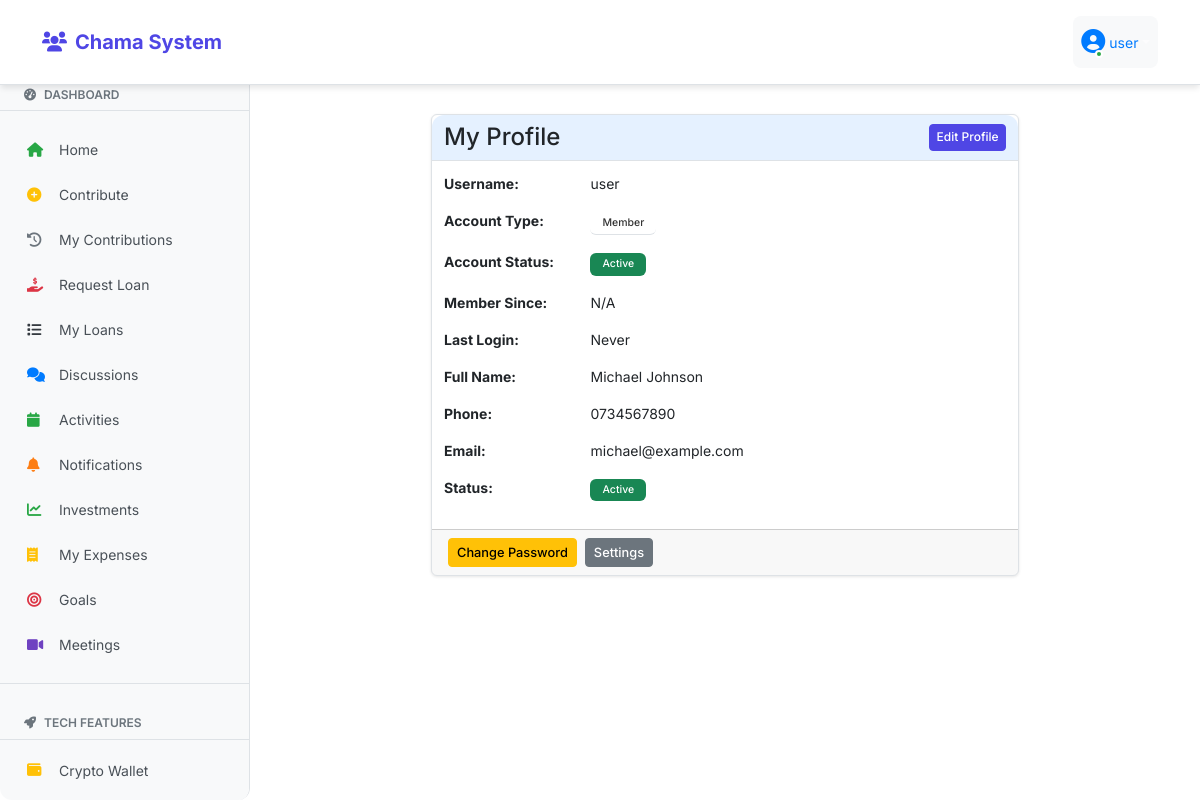
Screenshot of /account/profile (signed in) with the database file from the repository.
### fixed_app.py (models this page shows, shortened)
class User(db.Model, UserMixin):
    id = db.Column(db.Integer, primary_key=True)
    username = db.Column(db.String(80), unique=True, nullable=False)
    password = db.Column(db.String(200), nullable=False)
    is_admin = db.Column(db.Boolean, default=False)
    last_seen = db.Column(db.DateTime, default=datetime.utcnow)
    is_online = db.Column(db.Boolean, default=False)
    members = db.relationship('Member', backref='user', lazy=True)

class Member(db.Model):
    id = db.Column(db.Integer, primary_key=True)
    name = db.Column(db.String(100), nullable=False)
    phone = db.Column(db.String(20), nullable=False, unique=True)
    email = db.Column(db.String(100))
    join_date = db.Column(db.DateTime, default=datetime.utcnow)
    status = db.Column(db.String(20), default='Active')
    user_id = db.Column(db.Integer, db.ForeignKey('user.id'))

### fixed_app.py (the view)
@app.route('/account/profile')
@login_required
def account_profile():
    member = Member.query.filter_by(user_id=current_user.id).first()
    return render_template('account/profile.html', user=current_user, member=member)

### fixed_app.py (called while the page is built)
@login_manager.user_loader
def load_user(user_id):
    return db.session.get(User, int(user_id))

@app.context_processor
def inject_counts():
    if current_user.is_authenticated:
        unread_count = Notification.query.filter_by(user_id=current_user.id, is_read=False).count()
        discussion_count = Discussion.query.count()
        return dict(unread_notifications_count=unread_count, discussion_count=discussion_count)
    return dict(unread_notifications_count=0, discussion_count=0)

### templates/account/profile.html (shortened to what this page needs)
{% extends "base.html" %}
{% block content %}
<div class="container mt-4">
    <div class="row">
        <div class="col-md-8 mx-auto">
            <div class="card">
                <div class="card-header d-flex justify-content-between align-items-center">
                    <h4 class="mb-0">My Profile</h4>
                    <a href="{{ url_for('account_settings') }}" class="btn btn-primary btn-sm">Edit Profile</a>
                </div>
                <div class="card-body">
                    <div class="row mb-3">
                        <div class="col-sm-3"><strong>Username:</strong></div>
                        <div class="col-sm-9">{{ user.username }}</div>
                    </div>
                    <div class="row mb-3">
                        <div class="col-sm-3"><strong>Account Type:</strong></div>
                        <div class="col-sm-9">
                            {% if user.is_admin %}
                                <span class="badge bg-danger">Administrator</span>
                            {% else %}
                                <span class="badge bg-primary">Member</span>
                            {% endif %}
                        </div>
                    </div>
                    <div class="row mb-3">
                        <div class="col-sm-3"><strong>Account Status:</strong></div>
                        <div class="col-sm-9">
                            {% if user.is_active %}
                                <span class="badge bg-success">Active</span>
                            {% else %}
                                <span class="badge bg-secondary">Inactive</span>
                            {% endif %}
                        </div>
                    </div>
                    <div class="row mb-3">
                        <div class="col-sm-3"><strong>Member Since:</strong></div>
                        <div class="col-sm-9">{{ user.created_at.strftime('%B %d, %Y') if user.created_at else 'N/A' }}</div>
                    </div>
                    <div class="row mb-3">
                        <div class="col-sm-3"><strong>Last Login:</strong></div>
                        <div class="col-sm-9">{{ user.last_login.strftime('%B %d, %Y at %I:%M %p') if user.last_login else 'Never' }}</div>
                    </div>
                    {% if member %}
                    <div class="row mb-3">
                        <div class="col-sm-3"><strong>Full Name:</strong></div>
                        <div class="col-sm-9">{{ member.name }}</div>
                    </div>
                    <div class="row mb-3">
                        <div class="col-sm-3"><strong>Phone:</strong></div>
                        <div class="col-sm-9">{{ member.phone }}</div>
                    </div>
                    <div class="row mb-3">
                        <div class="col-sm-3"><strong>Email:</strong></div>
                        <div class="col-sm-9">{{ member.email or 'Not provided' }}</div>
                    </div>
                    <div class="row mb-3">
                        <div class="col-sm-3"><strong>Status:</strong></div>
                        <div class="col-sm-9">
                            <span class="badge bg-success">{{ member.status }}</span>
                        </div>
                    </div>
                    {% endif %}
                </div>
                <div class="card-footer">
                    <div class="d-flex gap-2">
                        <a href="{{ url_for('change_password') }}" class="btn btn-warning">Change Password</a>
                        <a href="{{ url_for('account_settings') }}" class="btn btn-secondary">Settings</a>
                    </div>
                </div>
            </div>
        </div>
    </div>
</div>
{% endblock %}

### templates/navbar.html (shortened to what this page needs)
<nav class="navbar navbar-expand-lg navbar-dark bg-primary">
    <div class="container">
        <a class="navbar-brand" href="{{ url_for('index') }}">
            <i class="fas fa-users me-2"></i>Chama System
        </a>
        <div class="collapse navbar-collapse" id="navbarNav">
            {% if current_user.is_authenticated %}
            <ul class="navbar-nav me-auto">
                <li class="nav-item">
                    <a class="nav-link {% if request.path == url_for('index') %}active{% endif %}" href="{{ url_for('index') }}">
                        <i class="fas fa-home me-1"></i>Home
                    </a>
                </li>
                <li class="nav-item">
                    <a class="nav-link {% if request.path == url_for('contributions') %}active{% endif %}" href="{{ url_for('contributions') }}">
                        <i class="fas fa-money-bill-wave me-1"></i>Contributions
                    </a>
                </li>
                <li class="nav-item">
                    <a class="nav-link {% if request.path == url_for('discussions') %}active{% endif %}" href="{{ url_for('discussions') }}">
                        <i class="fas fa-comments me-1"></i>Discussions
                    </a>
                </li>
                <li class="nav-item dropdown">
                    <a class="nav-link dropdown-toggle" href="#" id="menuDropdown" role="button" data-bs-toggle="dropdown">
                        <i class="fas fa-bars me-1"></i>Menu
                    </a>
                </li>
            </ul>
            <ul class="navbar-nav">
                <li class="nav-item dropdown">
                    <a class="nav-link dropdown-toggle user-dropdown" href="#" id="navbarDropdown" role="button"
                       data-bs-toggle="dropdown" aria-expanded="false">
                        <div class="user-avatar">
                            <i class="fas fa-user-circle"></i>
                            <span class="online-dot"></span>
                        </div>
                        <span class="ms-1" style="color: #007bff;">{{ current_user.username }}</span>
                    </a>
                </li>
            </ul>
            {% endif %}
        </div>
    </div>
</nav>

### static/modern-ui.css (style rules this page uses)
:root { --primary: #4f46e5; --secondary: #6b7280; --success: #10b981; --warning: #f59e0b; --danger: #ef4444; --info: #3b82f6; --light: #f8fafc; --dark: #1f2937; --border-radius: 12px; --shadow: 0 4px 6px -1px rgba(0, 0, 0, 0.1); --shadow-lg: 0 10px 15px -3px rgba(0, 0, 0, 0.1); }
body { font-family: 'Inter', -apple-system, BlinkMacSystemFont, sans-serif; background: white; min-height: 100vh; }
.card { border: none; border-radius: var(--border-radius); box-shadow: var(--shadow); transition: all 0.3s ease; }
.card-header { background: white; border-bottom: 1px solid #e5e7eb; border-radius: var(--border-radius) var(--border-radius) 0 0 !important; padding: 1.25rem; }
.card-body { padding: 1.5rem; }
.btn { border-radius: 8px; font-weight: 500; padding: 0.5rem 1rem; transition: all 0.2s ease; }
.btn-primary { background: var(--primary); border-color: var(--primary); }
.navbar { background: white !important; box-shadow: var(--shadow); padding: 1rem 0; }
.navbar-brand { font-weight: 700; color: var(--primary) !important; }
.badge { border-radius: 6px; font-weight: 500; padding: 0.375rem 0.75rem; }

### templates/base.html (style rules this page uses)
body { background-color: white; font-size: 14px; }
.navbar { position: fixed; top: 0; left: 0; right: 0; z-index: 1030; margin-bottom: 0; background-color: white !important; border-bottom: 1px solid #dee2e6; }
.card-header.bg-primary, .bg-primary { background-color: white !important; color: #333 !important; border-bottom: 1px solid #dee2e6; }
.user-dropdown { background-color: #f8f9fa !important; border-radius: 8px; padding: 0.5rem 1rem; }
body { padding-top: 70px; }
.btn { padding: 0.25rem 0.5rem; font-size: 0.8rem; min-height: auto; border-radius: 0.25rem; }
.btn-sm { padding: 0.2rem 0.4rem; font-size: 0.75rem; }
.card { border-radius: 0.375rem !important; border: 1px solid #dee2e6; margin-bottom: 0.75rem; box-shadow: 0 1px 3px rgba(0,0,0,0.1); max-width: 400px; }
.container-fluid .card, .main-content .card:not(.auth-card) { max-width: 100%; }
.card-body { padding: 0.75rem; }
.card-header { padding: 0.5rem 0.75rem; background-color: #f8f9fa; border-bottom: 1px solid #dee2e6; font-weight: 600; font-size: 0.9rem; }
.card-header:nth-child(1) { background-color: rgba(0,123,255,0.1); }

### templates/navbar.html (style rules this page uses)
.user-dropdown { display: flex; align-items: center; }
.user-avatar { position: relative; display: inline-block; color: #007bff; font-size: 1.5rem; }
.online-dot { position: absolute; bottom: 2px; right: 2px; width: 8px; height: 8px; background-color: #28a745; border: 2px solid white; border-radius: 50%; animation: pulse-dot 2s infinite; }

### rows the page displays
User: username "user"
Member: name "Michael Johnson", phone "0734567890", email "michael@example.com", status "Active"

### other values shown
{{ user.created_at.strftime('%B %d, %Y') if user.created_at else 'N/A' }} "N/A"
